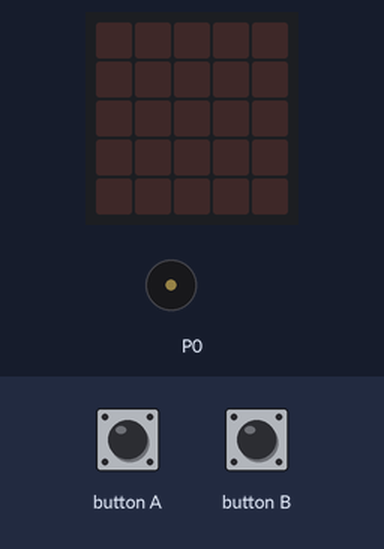
The program below on a simulated BBC micro:bit running MicroPython. On the bench: the board's 5×5 LED display, buzzer (waves = sounding). The inputs (shaded band) are chosen by the test bench.

Above: at 1.2 s.
1.3 s: button B pressed for 0.15 s
At 1.85 s:
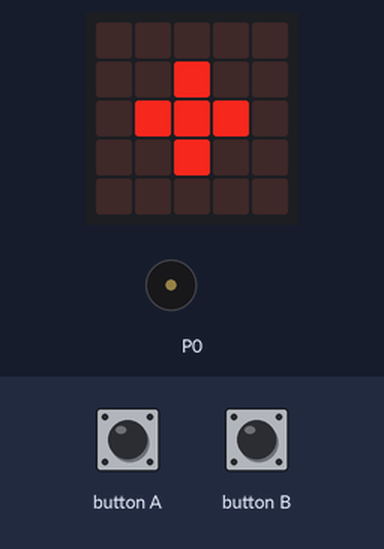
At 3.4 s:
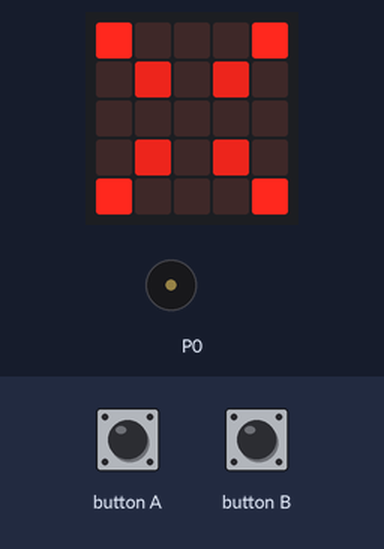
4.3 s: button A pressed for 0.15 s
At 12.0 s:
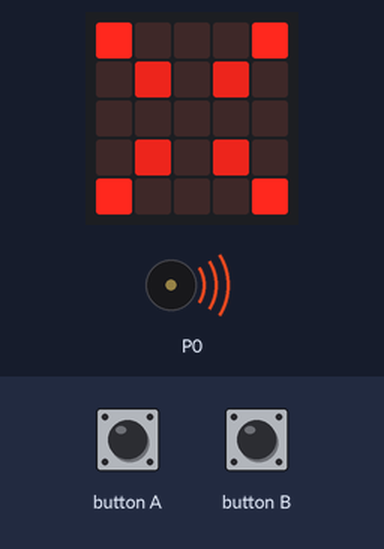
Timing chart, 0 to 13.3 s (numbered marks = the images above; inputs shaded):
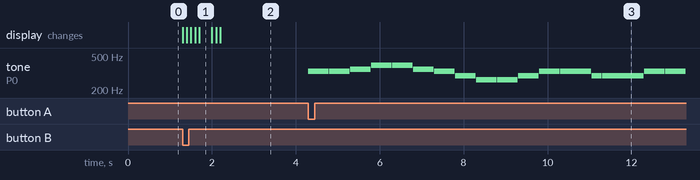

Measured:
- after the input at 1.3 s, the display: first changes at once (image 1 shows a later state)
- after the input at 4.3 s, tone on P0: plays 330 Hz for 0.49 s, 330 Hz for 0.49 s, 349 Hz for 0.49 s, 392 Hz for 0.49 s, 392 Hz for 0.49 s, 349 Hz for 0.49 s … (17 notes in this stretch), starting at once

The program:

Daniel.py
```python
from microbit import *

import music

firework = Image("00000:00000:00000:00000:00500")
firework2 = Image("00000:00000:00000:00500:00500")
firework3 = Image("00000:00000:00600:00600:00000")
firework4 = Image("00000:00700:00700:00000:00000")
firework5 = Image("00000:00800:08880:00800:00000")
firework6 = Image("00000:00800:08880:00800:00000")
firework7 = Image("00800:00000:80808:00000:00800")
firework8 = Image("00000:00000:00800:00000:00000")
firework9 = Image("90009:07070:00000:07070:90009")

while True:

    if button_a.was_pressed():

        music.play(music.ODE,wait=True)

    if button_b.was_pressed():

        display.show(firework,wait=True)
        sleep(100)

        display.show(firework2,wait=True)
        sleep(100)

        display.show(firework3,wait=True)
        sleep(100)

        display.show(firework4,wait=True)
        sleep(100)

        display.show(firework5,wait=True)
        sleep(100)

        display.show(firework6,wait=True)
        sleep(100)

        display.show(firework6,wait=True)
        sleep(100)

        display.show(firework7,wait=True)
        sleep(100)

        display.show(firework8,wait=True)
        sleep(100)

        display.show(firework9,wait=True)
        sleep(100)
```
